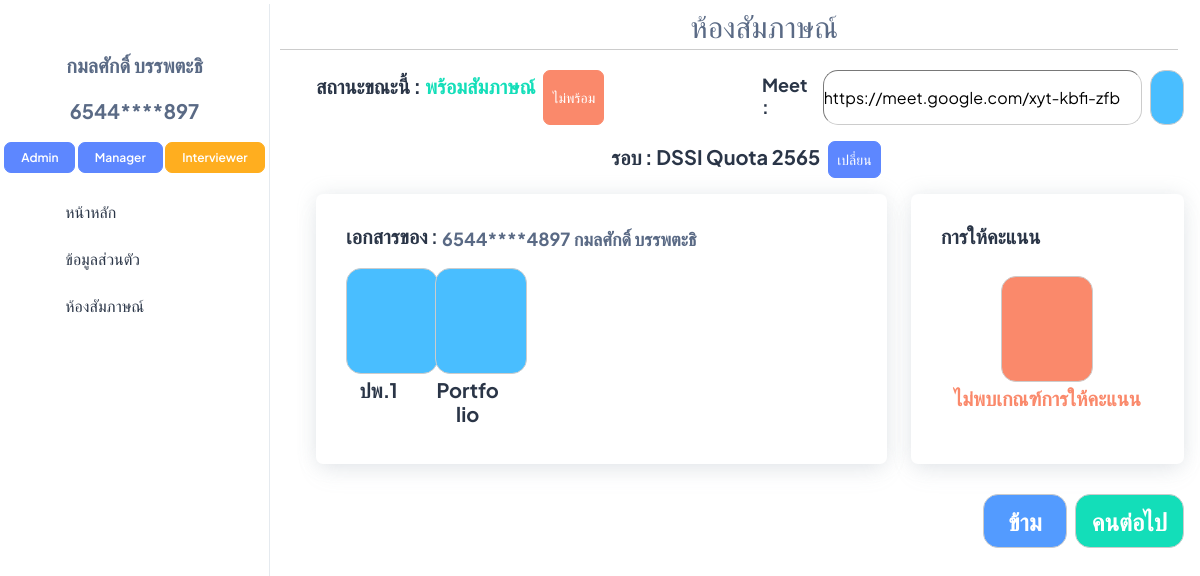
The page /Interviewer_room (signed in) on the database as committed earlier.
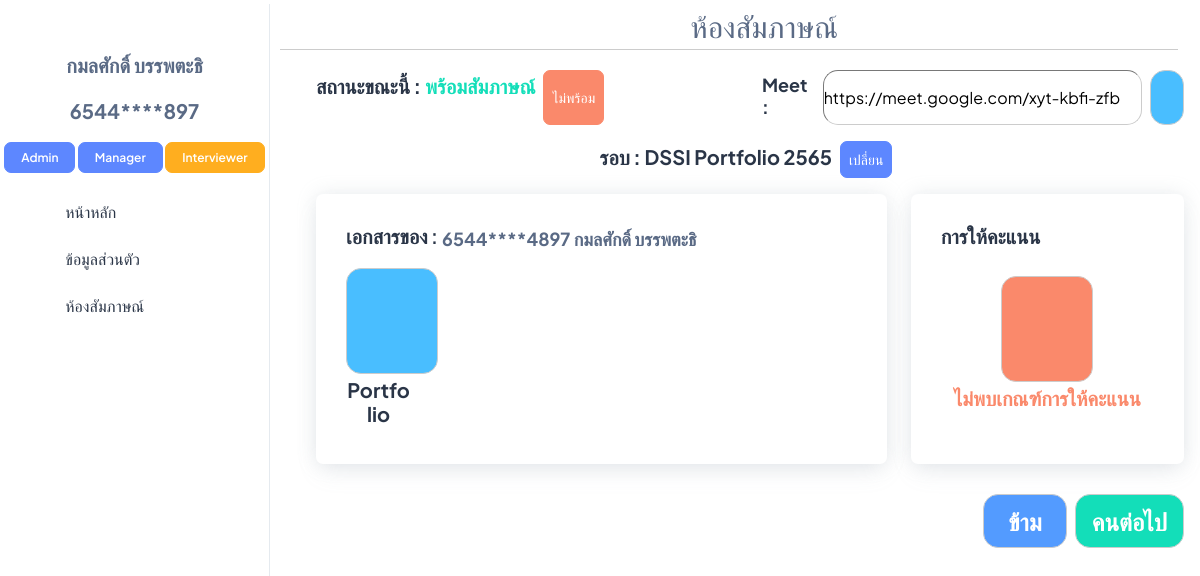
The same page on the database as committed later.
### interview/models.py (models this page shows, shortened)
class User(AbstractBaseUser, PermissionsMixin):
    email = models.EmailField(unique=True)
    username = models.CharField(max_length=30, unique=True)
    first_name = models.CharField(max_length=100)
    last_name = models.CharField(max_length=100)
    gender = models.CharField(max_length=20)
    address = models.CharField(max_length=400)
    postcode = models.CharField(max_length=20)
    phone_number = models.CharField(max_length=10)
    citizen_id = models.CharField(max_length=13,unique=True,blank=True,null=True)
    birth_date = models.DateField(blank=True,null=True)
    date_joined = models.DateTimeField(default=timezone.now)
    is_active = models.BooleanField(default=True)
    is_staff = models.BooleanField(default=False)
    objects = CustomUserManager()
    USERNAME_FIELD = 'username'
    EMAIL_FIELD = 'email'
    REQUIRED_FIELDS = ['email']

class Role(models.Model):
    DEFAULT_ROLES = ['Admin', 'Manager','Interviewer', 'Student']
    name = models.CharField(max_length=50, default=DEFAULT_ROLES[0], choices=[(role, role) for role in DEFAULT_ROLES])
    users = models.ManyToManyField(User, related_name='roles', blank=True)
    TemporaryUser = models.ManyToManyField(TemporaryUser, related_name='roles', blank=True)

class InterviewLink(models.Model):
    user = models.ForeignKey(User, on_delete=models.CASCADE, related_name='interview_link')
    link = models.CharField(max_length=300)
    active = models.BooleanField(default=False,null=True,blank=True)
    round = models.ForeignKey(Round, on_delete=models.CASCADE, related_name='interview_round',blank=True,null=True)
    interviewing = models.BooleanField(default=False)

class Round(models.Model):
    major = models.ForeignKey(Major, on_delete=models.CASCADE)
    academic_year = models.CharField(max_length=20)
    round_name = models.CharField(max_length=20)
    manager = models.ForeignKey(User, on_delete=models.CASCADE)
    users = models.ManyToManyField(User, related_name='rounds_participated', blank=True)
    TemporaryUser = models.ManyToManyField(TemporaryUser,related_name='rounds_participated', blank=True)
    documents = models.CharField(max_length=200, null=True,blank=True)
    active = models.BooleanField(default=False,null=True,blank=True)
    interview_time = models.CharField(max_length=50, null=True, blank=True)
    line_Token = models.CharField(max_length=50, null=True, blank=True)

class InterviewStatus(models.Model):
    user = models.ForeignKey(User, on_delete=models.CASCADE, related_name='interview_status')
    status = models.CharField(max_length=100)
    round = models.ForeignKey(Round, on_delete=models.CASCADE)
    reg_at = models.DateTimeField(auto_now_add=True,blank=True ,null= True)

class Document(models.Model):
    user = models.ForeignKey(User, on_delete=models.CASCADE)
    round = models.ForeignKey(Round, on_delete=models.CASCADE)
    doc_name = models.CharField(max_length=100,blank=True,null=True)
    document = models.FileField(upload_to=user_directory_path)

### interview/views.py (the view, shortened to what this page needs)
# urls.py: path('Interviewer_room',Interviewer_room, name='Interviewer_room'),
@login_required
@user_passes_test(is_Interviewer)
def Interviewer_room(request):
    if InterviewLink.objects.filter(user=request.user):
        pass
    else:
        new_link = InterviewLink(user=request.user,link="")
        new_link.save()
    if InterviewNow.objects.filter(interviewer=request.user):
        pass
    else:
        now = InterviewNow(interviewer=request.user)
        now.save()
    user_rounds = Round.objects.filter(users=request.user)
    user_majors = Major.objects.filter(users=request.user)
    related_rounds = Round.objects.filter(major__in=user_majors)
    combined_rounds = (user_rounds | related_rounds).distinct().order_by("-academic_year")
    not_selected_round = True
    link = InterviewLink.objects.get(user=request.user)
    if link.round:
        not_selected_round = False
    link = InterviewLink.objects.get(user=request.user)
    interviewer_interviewing = InterviewNow.objects.get(interviewer=request.user)
    interviewing = False
    if interviewer_interviewing.student:
        interviewing = True
    student = None
    need_docs = None
    have_docs = []
    temp_remove_list = []
    if link.round and interviewing :
        interviewing_now = InterviewNow.objects.get(interviewer=request.user)
        student = InterviewStatus.objects.get(round=link.round,user=interviewing_now.student)
        need_docs = link.round.documents.split(",")
        for d in need_docs:
            if Document.objects.filter(user=student.user,doc_name=d,round=link.round):
                have_docs.append(Document.objects.get(user=student.user,doc_name=d,round=link.round))
                temp_remove_list.append(d)
        for d in temp_remove_list:
            need_docs.remove(d)
    context = {
        "docs" : student,
        "rounds" : combined_rounds,
        "link" : link,
        "not_selected" : not_selected_round,
        "have_docs" : have_docs,
        "need_docs" : need_docs,
        "test" : InterviewNow.objects.get(interviewer=request.user),
    }
    return render(request,'interviewer/Interviewer_room.html', context)

### interview/views.py (called while the page is built)
def is_Interviewer(user):
    if isinstance(user, User):
        return user.roles.filter(name='Interviewer').exists()
    else:
        return False

### interview/templates/interviewer/Interviewer_room.html (shortened to what this page needs)
{% extends 'Interviewer/base/n_base.html' %}
{% load static %}
{% block css_js %}
<link rel="stylesheet" href="{% static 'css/interviewer_css/interview_room.css' %}" />
{% endblock %}
{% block topic %}
<div class="fs-8 mt-1 text-muted text-center">
  <span><i class="ti ti-book"></i> ห้องสัมภาษณ์</span>
</div>
{% endblock %}
{% block content %}
<div class="mt-14 mx-3">
            {% for link in user.interview_link.all %}
            <div class="row">
                <form class="col d-flex" method="post" action="{% url 'toggle_status_active' link.id %}">
                  <h1 class="fs-6 fw-bolder mt-1 me-1">สถานะขณะนี้ : </h1>
                  {% if link.active %}
                  <h1 class="fs-6 fw-bolder mt-1 text-success">พร้อมสัมภาษณ์</h1>
                  {% else %}
                  <h1 class="fs-6 fw-bolder mt-1 text-danger">ไม่พร้อมสัมภาษณ์</h1>
                  {% endif %}
                  <button class="btn fs-3 px-2 mx-2 {% if link.active %}btn-danger{% else %}btn-success{% endif %}" type="submit">{{ link.active|yesno:"ไม่พร้อม,พร้อม" }}</button>
              </form>
                <form class="col d-flex" action="/add_meetlink" method="post">
                  <h1 class="fs-5 fw-bolder mt-1">Meet : </h1>
                  <input class="mx-2 search-bordered fs-4" style="width: 80%;" type="text" name="link" id="link" value="{{ link.link }}">
                  <button class="search-bordered btn btn-secondary px-2 py-1" type="submit"><i class="ti fs-6 ti-device-floppy"></i></button>
                </form>
              {% endfor %}
            </div>
    {% if not_selected %}
    <div class="row mt-3">
    {% for r in rounds %}
    <div class="col-md-4">
      <div class="card">
        <div class="card-body">
          <div class="d-flex justify-content-between">
            <span class="d-flex">
              <h2 class="fs-6 card-title">รอบ:</h2>
              <h2 class="fs-6 text-primary card-title fw-bolder px-2">{{ r.round_name }} {{ r.academic_year }}</h2>
            </span>
          </div>
          <ul class="list-group list-group-flush">
            <li class="list-group-item d-flex justify-content-center text-success fw-bolder">
              {{ r.interview_time }}
            </li>
            <li class="list-group-item d-flex row align-items-center fw-semibold">
              <div class="col">
                สาขา : {{ r.major }}
              </div>
              <div class="col">
                ปีการศึกษา : {{ r.academic_year }}
              </div>
            </li>
            <li class="list-group-item d-flex fw-semibold">
              เอกสารที่จำเป็น : {{ r.documents }}
            </li>
              <div class="text-center">
                <form method="post">
                  {% csrf_token %}
                  <input type="hidden" name="round" id="round" value="{{r.id}}">
                  <button type="submit" onclick="resetRefreshCount()" class="btn btn-info mt-2 px-2 py-2">เลือก</button>
                </form>
              </div>
            </ul>
          </div>
        </div>
      </div>
      {% if forloop.counter|divisibleby:3 and not forloop.last %}
    </div><div class="row">
      {% endif %}
    {% endfor %}
  </div>
    {% else %}
    <form class="col d-flex mt-3 justify-content-center" method="post">
      <h1 class="fs-6 fw-bolder mt-1">รอบ : {{ link.round.round_name }} {{ link.round.academic_year }}</h1>
      <button class="btn fs-3 px-2 mx-2 btn-primary" type="submit">เปลี่ยน</button>
    </form>
      <div class="row mt-3 ">
        <div class="col-lg-8 d-flex align-items-strech">
          <div class="card w-100 d-flex flex-column">
            <div class="card-body">
                <div class="d-flex justify-content-between mb-2">
                  <span class="d-flex">
                    <h5 class=" fw-semibold fs-6 pe-1">เอกสารของ :</h5>
                    {% if docs %}
                    <h5 class=" fs-5 mt-1 fw-bolder text-muted">{{ docs.user.citizen_id|slice:":4" }}****{{ docs.user.citizen_id|slice:"-4:" }} {{docs.user.first_name}} {{docs.user.last_name}}</h5>
                    {% else %}
                    <h5 class=" fs-6 fw-bolder text-muted">ไม่มีผู้เข้าสอบ</h5>
                    {% endif %}
                  </span>
                  <a href="/Interviewer_room">
                    <span class="fs-7  text-secondary">
                      <i class="ti ti-refresh"></i>
                    </span>
                  </a>
                </div>
              <div class="text-center row">
                {% for h in have_docs %}
                  <div class="col-lg-2">
                    <a class="search-bordered btn btn-secondary px-9 py-9" href="{{ h.document.url }}" target="_blank"><i class="ti fs-9 ti-clipboard-text"></i></a><br>
                    <h1 class="fs-6 fw-bolder mt-1">{{h.doc_name}}</h1>
                  </div>
                {% endfor %}
              </div>
            </div>
          </div>
        </div>
        <div class="col-lg-4 d-flex align-items-strech">
          <div class="card w-100 d-flex flex-column">
            <div class="card-body">
              <div class="d-sm-flex d-block align-items-center mb-9">
                <div class="card-title d-flex mb-3 mb-sm-0 justify-content-between">
                  <div class="">
                    <h5 class=" fw-semibold fs-6 pe-1">การให้คะแนน</h5>
                  </div>
                </div>
              </div>
              <div class="text-center">
                <a class="search-bordered btn btn-danger px-9 py-9 "><i class="ti fs-9 ti-x"></i></a><br>
                <h1 class="fs-6 text-danger fw-bolder mt-1">ไม่พบเกณฑ์การให้คะแนน</h1>
              </div>
            </div>
          </div>
        </div>
      <div class="d-flex justify-content-end mb-5 me-5 position-relative bottom-0 end-0">
        <button onclick="skip_confirm()" class="search-bordered btn btn-info px-4 py-2 fs-7 me-2 fw-semibold" type="submit">ข้าม</button>
        <button onclick="next_confirm()" class="search-bordered btn btn-success px-3 py-2 fs-7 fw-semibold" type="submit">คนต่อไป</button>
      </div>
      </div>
      {% endif %}
</div>
{% endblock %}

### interview/templates/interviewer/base/n_base.html (shortened to what this page needs)
<!DOCTYPE html>
<html lang="en">
    <head>
        {% load static %}
        <link rel="stylesheet" href="{% static 'css/styles.min.css' %}" />
        {% block css_js %}
        {% endblock %}
      </head>
    <body>
        {% include 'Interviewer/base/n_sidebar.html' %}
        <div style="padding-left: 300px;">
            {% block topic %}
            {% endblock %}
            <h1 class="full-width-underline"></h1>
            {% block content %}
            {% endblock %}
        </div>
    </body>
</html>

### interview/templates/interviewer/base/n_sidebar.html (shortened to what this page needs)
<!DOCTYPE html>
<html lang="en">
    <head>
        {% load static %}
        <link rel="stylesheet" href="{% static 'css/styles.min.css' %}" />
      </head>
<body>
<aside class="left-sidebar position-fixed">
    <div>
        {% if user.is_authenticated %}
        <a href="{% url 'log_out' %}">
            <i class="ti ti-logout fs-8 text-danger"style="display: block; text-align: center;"></i>
        </a>
        <p class="text-center pt-3 fw-bolder fs-6 text-muted">{{ user.first_name }} {{ user.last_name }}</p>
        <p class="text-center fw-bolder fs-6 text-muted">{{ user.citizen_id|slice:":4" }}****{{ user.citizen_id|slice:"-3:" }}</p>
        <div class="text-center">
            {% for role in user.roles.all %}
                {% if role.name == 'Admin' %}
                <a href="{% url 'Admin_page' %}" class="btn btn-primary fs-2 fw-semibold lh-sm">Admin</a>
                {% endif %}
                {% if role.name == 'Manager' %}
                <a href="{% url 'Manager_page' id=user.id %}" class="btn btn-primary fs-2 fw-semibold lh-sm">Manager</a>
                {% endif %}
                {% if role.name == 'Interviewer' %}
                <a href="{% url 'Interviewer_page' %}" class="btn btn-warning fs-2 fw-semibold lh-sm">Interviewer</a>
                {% endif %}
            {% endfor %}
        </div>
      </div>
      <nav class="sidebar-nav scroll-sidebar" data-simplebar="">
        <ul id="sidebarnav">
          <li class="sidebar-item mt-3">
            <a class="sidebar-link" href="{% url 'Interviewer_page'%}" aria-expanded="false">
              <span>
                <i class="ti ti-home"></i>
              </span>
              <span class="hide-menu fs-4">หน้าหลัก</span>
            </a>
          </li>
          <li class="sidebar-item">
            <a class="sidebar-link" href="{% url 'Interviewer_Profile'%}" aria-expanded="false">
              <span>
                <i class="ti ti-user-circle"></i>
              </span>
              <span class="hide-menu fs-4">ข้อมูลส่วนตัว</span>
            </a>
          </li>
          <li class="sidebar-item">
            <a class="sidebar-link" href="{% url 'Interviewer_room'%}" aria-expanded="false">
              <span>
                <i class="ti ti-book"></i>
              </span>
              <span class="hide-menu fs-4">ห้องสัมภาษณ์</span>
            </a>
          </li>
        </ul>
      </nav>
  </aside>
  {% endif %}
</body>
</html>

Rows that differ between the two databases and show on the page:
no longer on this page (row unchanged): Document: doc_name "ปพ.1"
changed InterviewLink "ไม่พร้อม": round.round_name "DSSI Quota" → "DSSI Portfolio"
